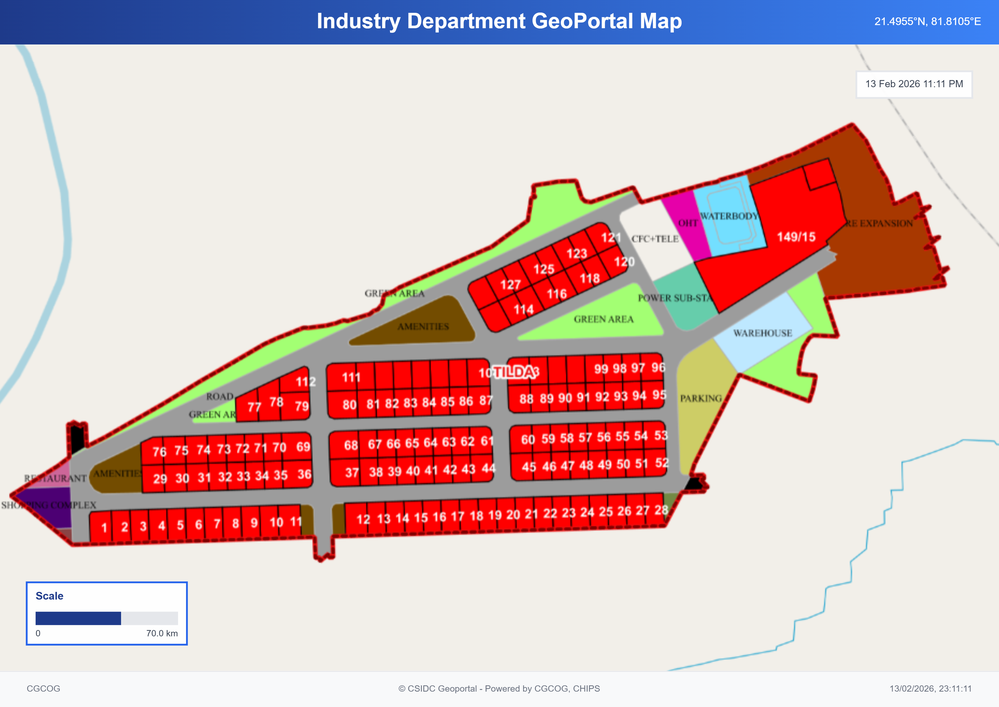
#> input picture backend/registry/layouts/TD1.png, 999 x 707 px, shrunk from 3507 x 2481 before the run
$ python -i vectorize_layout.py   (imports and definitions only)
#> lines starting #> are read from the running program, lines starting #| are printed output that depends on the picture; after the words box and inside, x2 and y2 are one past the last pixel; in counts of white or black regions, pixels touching at a corner belong together
"""
PHASE 1: RASTER -> VECTOR RECONSTRUCTION
Extracts digital plot polygons from static PNG layout maps using HSV thresholding and contour approximation.
"""

import cv2
import numpy as np

import os

def process_layout_map(image_source, debug_dir: str = None):
    """
    Convert a raster layout map (PNG/JPG) into vector polygons.

    Args:
        image_source: Path to image (str), image bytes (bytes), or numpy array.
        debug_dir: Optional directory to save intermediate debug steps.

    Returns:
        total_layout_area_px: Area of the legal boundary in pixels.
        layout_polygon: List of normalized [x, y] coordinates (0-1 range).
        contours: Raw OpenCV contours for visualization.
    """
#> called with image_source = '../registry/layouts/TD1.png'
    if isinstance(image_source, str):
        img = cv2.imread(image_source)
#> img is the input picture: shape (707, 999, 3); mean B, G, R 186.6, 188.2, 214.2
        if img is None:
            raise ValueError(f"Could not load image: {image_source}")
    elif isinstance(image_source, bytes):
        nparr = np.frombuffer(image_source, np.uint8)
        img = cv2.imdecode(nparr, cv2.IMREAD_COLOR)
    elif isinstance(image_source, np.ndarray):
        img = image_source
    else:
        raise ValueError("Invalid image source type")

    h, w = img.shape[:2]
#> h = 707; w = 999
    hsv = cv2.cvtColor(img, cv2.COLOR_BGR2HSV)
#> hsv: shape (707, 999, 3); mean H, S, V 29.7, 62.9, 227.1

    # Define Red Color Range (Typical for plot boundaries)
    # Lower red: 0-10, Upper red: 160-180
    lower_red1 = np.array([0, 70, 50])
    upper_red1 = np.array([10, 255, 255])
    lower_red2 = np.array([170, 70, 50])
    upper_red2 = np.array([180, 255, 255])

    mask1 = cv2.inRange(hsv, lower_red1, upper_red1)
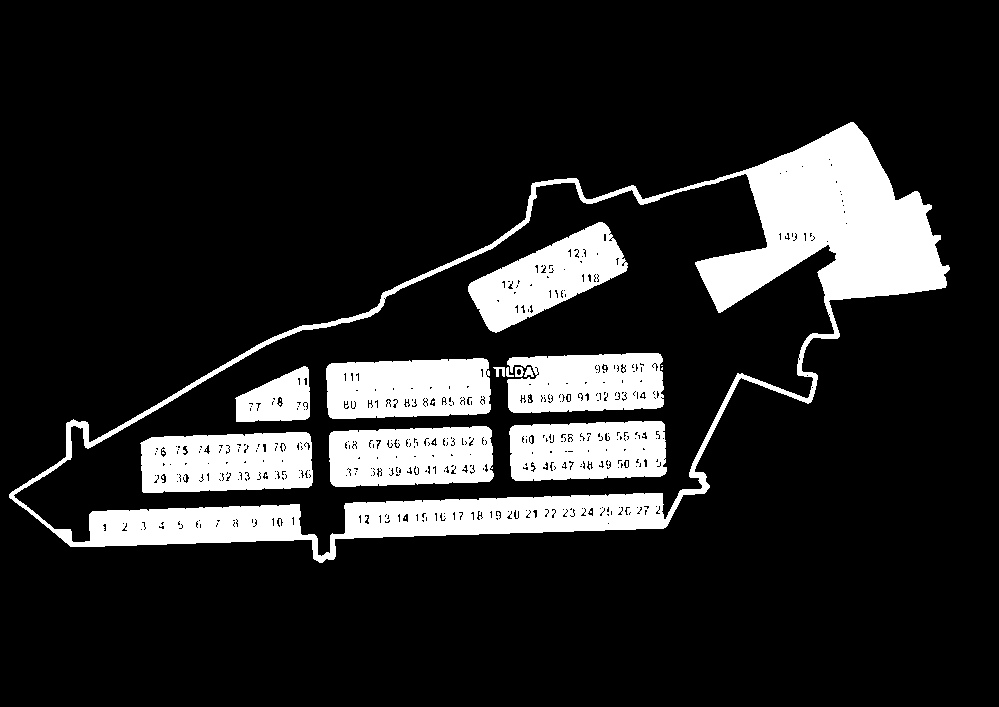
#> mask1: shape (707, 999); 14.9% white; 20 white regions (8 under 20 px), largest, box (x1, y1, x2, y2) and area: (9, 122, 950, 563) 51156, (140, 432, 313, 493) 9019, (326, 358, 491, 419) 8777
    mask2 = cv2.inRange(hsv, lower_red2, upper_red2)
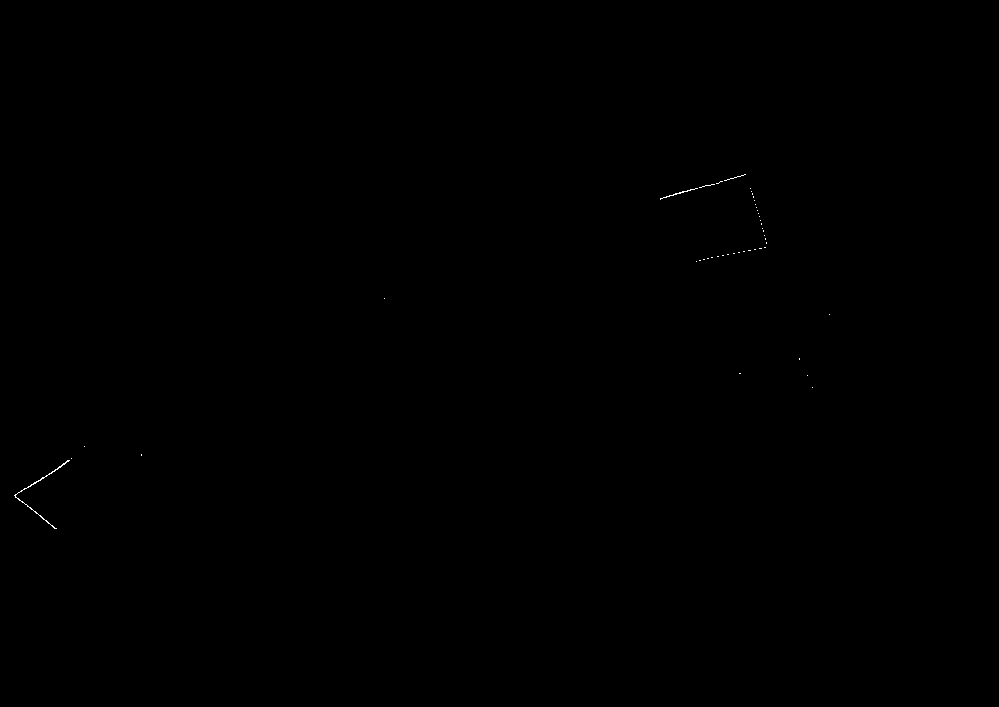
#> mask2: shape (707, 999); 0.04% white in thin lines or dots, all inside (x1, y1, x2, y2) = (14, 174, 830, 529)
    boundary_mask = mask1 | mask2
#> boundary_mask: shape (707, 999); 14.9% white; 20 white regions (8 under 20 px), largest, box (x1, y1, x2, y2) and area: (9, 122, 950, 563) 51465, (140, 432, 313, 493) 9021, (326, 358, 491, 419) 8777

    # Morphological cleaning to remove noise and close gaps
    kernel = np.ones((5,5), np.uint8)
    boundary_mask = cv2.morphologyEx(boundary_mask, cv2.MORPH_CLOSE, kernel)
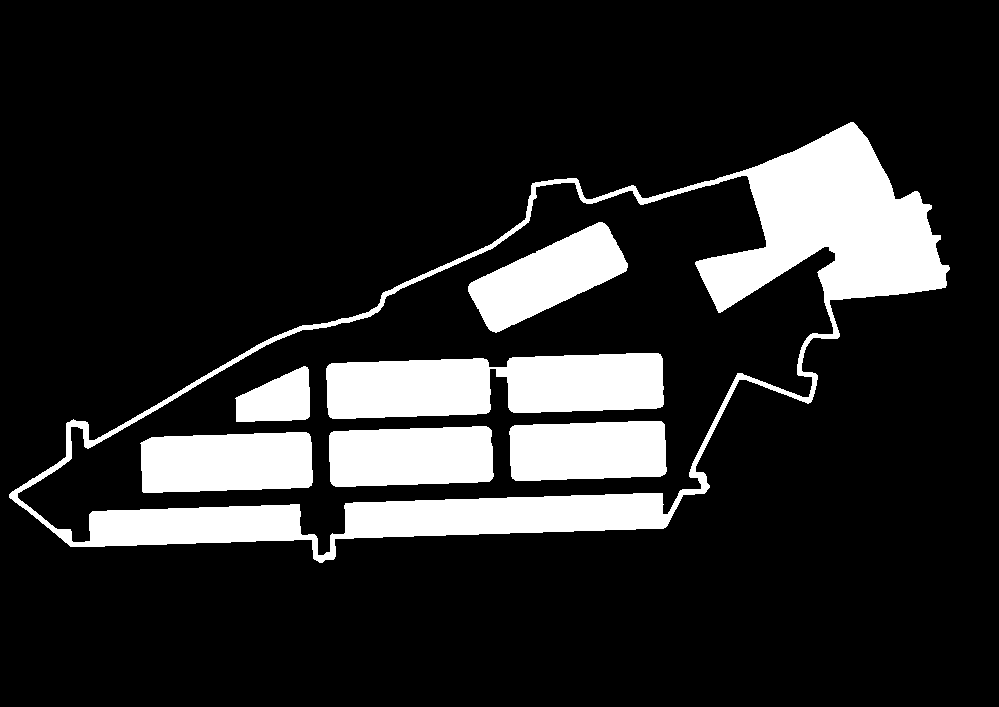
#> boundary_mask: shape (707, 999); 15.5% white; 7 white regions, largest, box (x1, y1, x2, y2) and area: (9, 122, 950, 563) 52343, (326, 353, 664, 419) 17967, (140, 432, 313, 493) 9533
    boundary_mask = cv2.morphologyEx(boundary_mask, cv2.MORPH_OPEN, kernel)
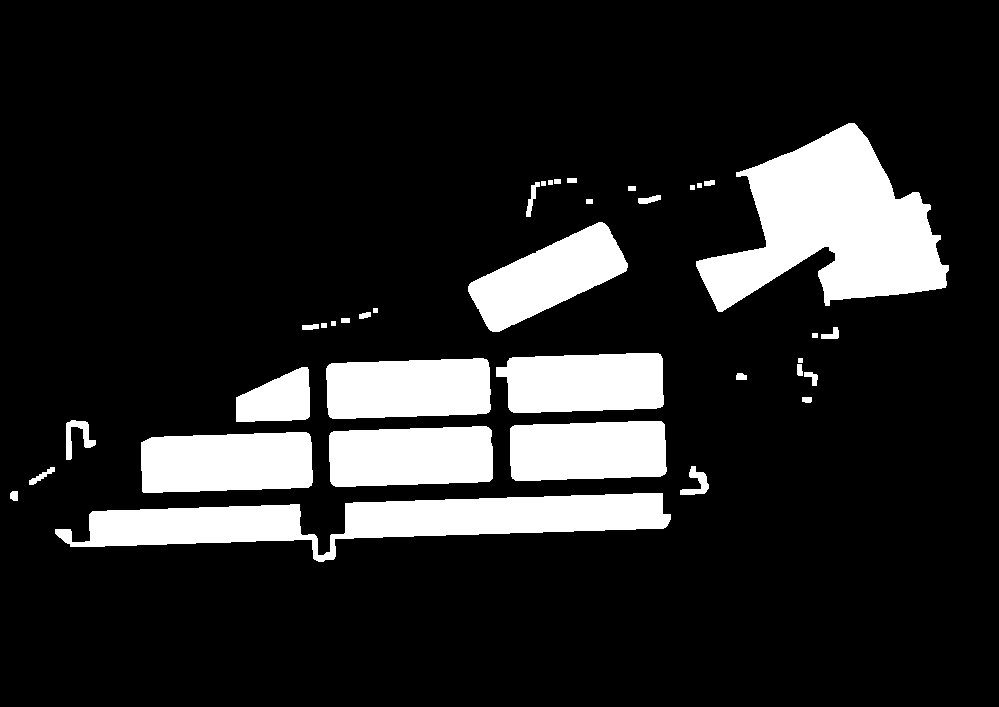
#> boundary_mask: shape (707, 999); 14.8% white; 37 white regions

    # Detect contours
    contours, _ = cv2.findContours(boundary_mask, cv2.RETR_EXTERNAL, cv2.CHAIN_APPROX_SIMPLE)
#> contours = 37 contours, 7 with area under 20; largest, box (x1, y1, x2, y2) and area: (696, 123, 949, 312) 25079, (55, 493, 671, 562) 19187, (141, 432, 313, 493) 9312, (326, 358, 491, 419) 8928, (329, 426, 493, 487) 8920

    if not contours:
        return 0, [], None

    # Assume largest contour is the plot boundary
    largest_contour = max(contours, key=cv2.contourArea)
#> largest_contour = contour of 469 points, box (x1, y1, x2, y2) (696, 123, 949, 312), area 25079

    # Approximate polygon (Ramer-Douglas-Peucker)
    epsilon = 0.005 * cv2.arcLength(largest_contour, True) # 0.5% precision
#> epsilon = 4.8
    approx_poly = cv2.approxPolyDP(largest_contour, epsilon, True)
#> approx_poly = contour of 23 points, box (x1, y1, x2, y2) (696, 123, 949, 312), area 25200

    # Normalize coordinates (0.0 to 1.0) for resolution independence
    normalized_poly = []
    for point in approx_poly:
        x, y = point[0]
        normalized_poly.append([float(x)/w, float(y)/h])
#> this loop made 23 passes
#> (x, y) on passes 1 to 12: (930, 205), (918, 192), (895, 199), (867, 138), (848, 123), (736, 172), (748, 177), (766, 246), (699, 260), (696, 266), (718, 311), (824, 246)
#> after the loop, normalized_poly = 23 items, first 6: [0.931, 0.29], [0.919, 0.272], [0.896, 0.281], [0.868, 0.195], [0.849, 0.174], [0.737, 0.243]

    total_area_px = cv2.contourArea(largest_contour)
#> total_area_px = 25079

    return total_area_px, normalized_poly, largest_contour

def normalize_polygon(polygon, width, height):
    """Normalize polygon coordinates to 0-1 range."""
    return [[float(p[0])/width, float(p[1])/height] for p in polygon]

# [60 lines left out: function extract_all_plots, not called in this run]

>>> result = process_layout_map('../registry/layouts/TD1.png')

$ run again, on backend/registry/layouts/lkh.png
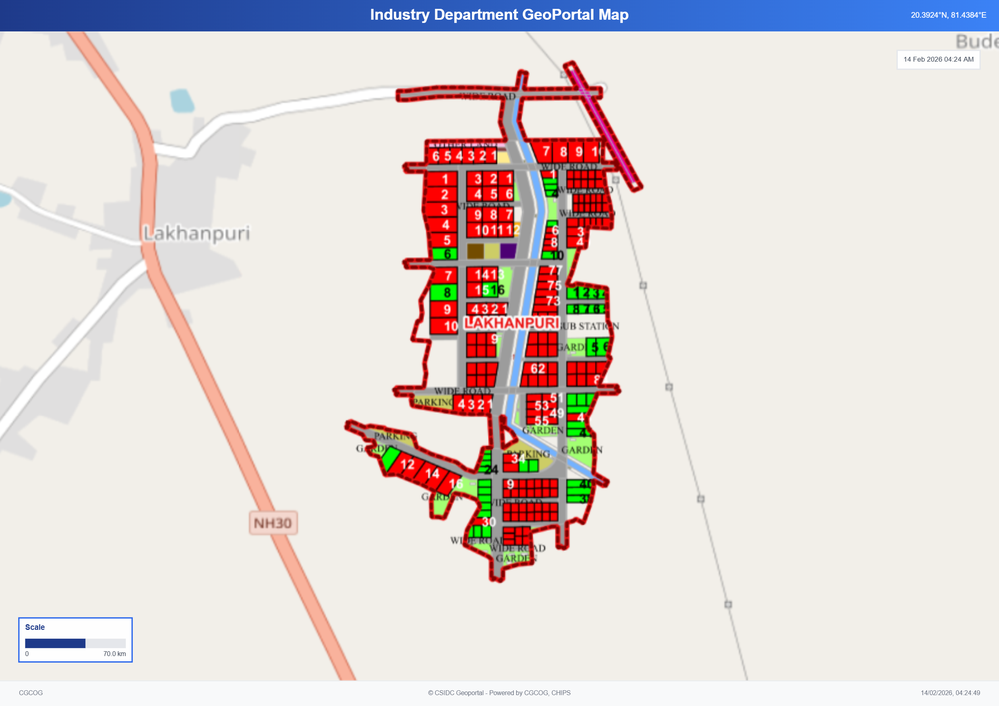
#> input picture backend/registry/layouts/lkh.png, 999 x 706 px, shrunk from 2481 x 1753 before the run
#> in process_layout_map, img is the input picture: shape (706, 999, 3); mean B, G, R 213.1, 215.3, 224.2
#> hsv: shape (706, 999, 3); mean H, S, V 26.5, 33.1, 232.8
#> in process_layout_map, `mask1 = cv2.inRange(hsv, lower_red1, upper_red1)`:
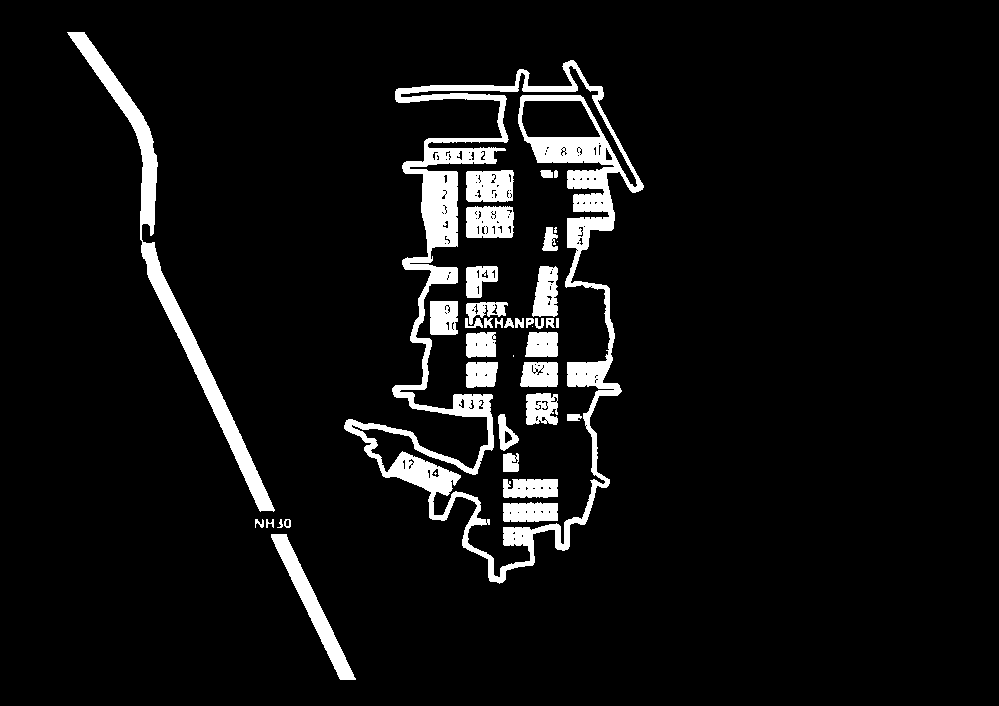
#> mask1: shape (706, 999); 6.7% white; 40 white regions (5 under 20 px), largest, box (x1, y1, x2, y2) and area: (344, 60, 644, 584) 24095, (67, 32, 275, 512) 7503, (271, 534, 356, 680) 2375
#> mask2: shape (706, 999); 0.09% white in thin lines or dots, all inside (x1, y1, x2, y2) = (382, 69, 636, 519)
#> in process_layout_map, `boundary_mask = cv2.morphologyEx(boundary_mask, cv2.MORPH_OPEN, kernel)`:
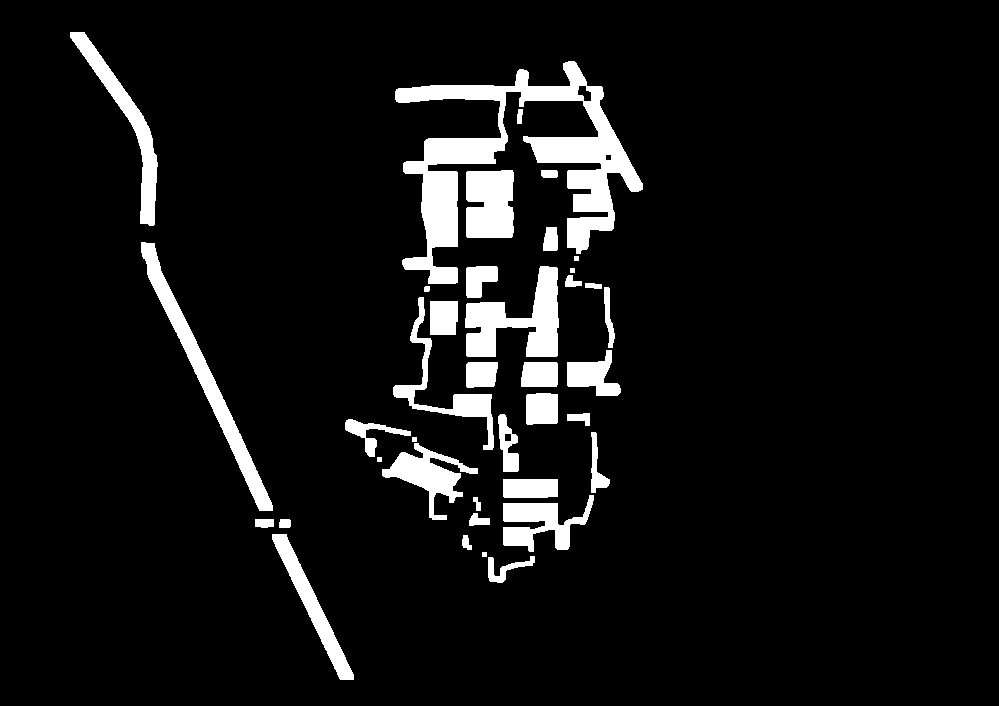
#> boundary_mask: shape (706, 999); 7.3% white; 38 white regions
#> contours = 38 contours, 5 with area under 20; largest, box (x1, y1, x2, y2) and area: (395, 61, 643, 284) 14980, (465, 266, 559, 357) 4080, (141, 242, 273, 511) 4016, (466, 170, 514, 238) 2930, (70, 32, 158, 226) 2908
#> largest_contour = contour of 430 points, box (x1, y1, x2, y2) (395, 61, 643, 284), area 14980
#> epsilon = 9.94
#> approx_poly = contour of 44 points, box (x1, y1, x2, y2) (396, 61, 643, 283), area 15448
#> the loop in process_layout_map, `for point in approx_poly:` made 44 passes
#> (x, y) on passes 1 to 8: (602, 87), (568, 61), (569, 86), (528, 86), (519, 69), (514, 86), (396, 89), (398, 102)
#> after the loop in process_layout_map, `for point in approx_poly:`: normalized_poly = 44 pairs, first value 0.396 to 0.643, second value 0.0864 to 0.399
#> total_area_px = 14979.5
